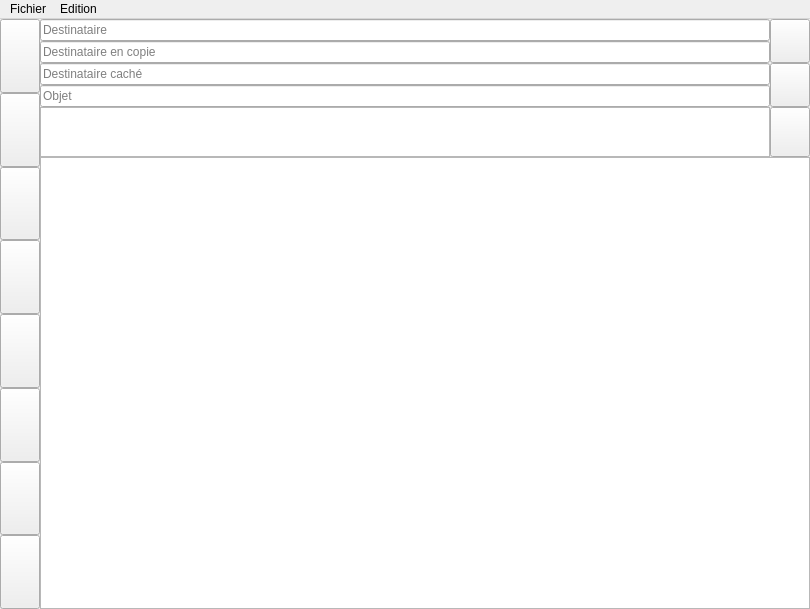
<?xml version="1.0" encoding="UTF-8"?>
<ui version="4.0">
 <class>WriteMail</class>
 <widget class="QMainWindow" name="WriteMail">
  <property name="geometry">
   <rect>
    <x>0</x>
    <y>0</y>
    <width>810</width>
    <height>609</height>
   </rect>
  </property>
  <property name="windowTitle">
   <string>MainWindow</string>
  </property>
  <widget class="QWidget" name="centralwidget">
   <layout class="QHBoxLayout" name="horizontalLayout_4">
    <property name="spacing">
     <number>0</number>
    </property>
    <property name="leftMargin">
     <number>0</number>
    </property>
    <property name="topMargin">
     <number>0</number>
    </property>
    <property name="rightMargin">
     <number>0</number>
    </property>
    <property name="bottomMargin">
     <number>0</number>
    </property>
    <item>
     <layout class="QHBoxLayout" name="horizontalLayout_3">
      <property name="spacing">
       <number>0</number>
      </property>
      <item>
       <layout class="QVBoxLayout" name="verticalLayout_3">
        <property name="spacing">
         <number>0</number>
        </property>
        <item>
         <widget class="QPushButton" name="closeButton">
          <property name="sizePolicy">
           <sizepolicy hsizetype="Maximum" vsizetype="Expanding">
            <horstretch>0</horstretch>
            <verstretch>0</verstretch>
           </sizepolicy>
          </property>
          <property name="maximumSize">
           <size>
            <width>50</width>
            <height>16777215</height>
           </size>
          </property>
          <property name="text">
           <string/>
          </property>
          <property name="icon">
           <iconset resource="../icons.qrc">
            <normaloff>:/icon/res/browser-close-2.png</normaloff>:/icon/res/browser-close-2.png</iconset>
          </property>
          <property name="iconSize">
           <size>
            <width>40</width>
            <height>40</height>
           </size>
          </property>
          <property name="shortcut">
           <string>Ctrl+Q</string>
          </property>
         </widget>
        </item>
        <item>
         <widget class="QPushButton" name="saveButton">
          <property name="sizePolicy">
           <sizepolicy hsizetype="Maximum" vsizetype="Expanding">
            <horstretch>0</horstretch>
            <verstretch>0</verstretch>
           </sizepolicy>
          </property>
          <property name="maximumSize">
           <size>
            <width>50</width>
            <height>16777215</height>
           </size>
          </property>
          <property name="palette">
           <palette>
            <active>
             <colorrole role="Text">
              <brush brushstyle="SolidPattern">
               <color alpha="255">
                <red>220</red>
                <green>224</green>
                <blue>227</blue>
               </color>
              </brush>
             </colorrole>
             <colorrole role="ButtonText">
              <brush brushstyle="SolidPattern">
               <color alpha="255">
                <red>220</red>
                <green>224</green>
                <blue>227</blue>
               </color>
              </brush>
             </colorrole>
            </active>
            <inactive>
             <colorrole role="Text">
              <brush brushstyle="SolidPattern">
               <color alpha="255">
                <red>220</red>
                <green>224</green>
                <blue>227</blue>
               </color>
              </brush>
             </colorrole>
             <colorrole role="ButtonText">
              <brush brushstyle="SolidPattern">
               <color alpha="255">
                <red>220</red>
                <green>224</green>
                <blue>227</blue>
               </color>
              </brush>
             </colorrole>
            </inactive>
            <disabled>
             <colorrole role="Text">
              <brush brushstyle="SolidPattern">
               <color alpha="255">
                <red>159</red>
                <green>158</green>
                <blue>158</blue>
               </color>
              </brush>
             </colorrole>
             <colorrole role="ButtonText">
              <brush brushstyle="SolidPattern">
               <color alpha="255">
                <red>159</red>
                <green>158</green>
                <blue>158</blue>
               </color>
              </brush>
             </colorrole>
            </disabled>
           </palette>
          </property>
          <property name="toolTip">
           <string>&lt;html&gt;&lt;head/&gt;&lt;body&gt;&lt;p&gt;Sauvegarder une copie du courrier&lt;/p&gt;&lt;/body&gt;&lt;/html&gt;</string>
          </property>
          <property name="text">
           <string/>
          </property>
          <property name="icon">
           <iconset resource="../icons.qrc">
            <normaloff>:/icon/res/stiffy.png</normaloff>:/icon/res/stiffy.png</iconset>
          </property>
          <property name="iconSize">
           <size>
            <width>40</width>
            <height>40</height>
           </size>
          </property>
          <property name="shortcut">
           <string>Ctrl+S</string>
          </property>
         </widget>
        </item>
        <item>
         <widget class="QPushButton" name="sendButton">
          <property name="sizePolicy">
           <sizepolicy hsizetype="Maximum" vsizetype="Expanding">
            <horstretch>0</horstretch>
            <verstretch>0</verstretch>
           </sizepolicy>
          </property>
          <property name="maximumSize">
           <size>
            <width>50</width>
            <height>16777215</height>
           </size>
          </property>
          <property name="palette">
           <palette>
            <active>
             <colorrole role="Text">
              <brush brushstyle="SolidPattern">
               <color alpha="255">
                <red>220</red>
                <green>224</green>
                <blue>227</blue>
               </color>
              </brush>
             </colorrole>
             <colorrole role="ButtonText">
              <brush brushstyle="SolidPattern">
               <color alpha="255">
                <red>220</red>
                <green>224</green>
                <blue>227</blue>
               </color>
              </brush>
             </colorrole>
            </active>
            <inactive>
             <colorrole role="Text">
              <brush brushstyle="SolidPattern">
               <color alpha="255">
                <red>220</red>
                <green>224</green>
                <blue>227</blue>
               </color>
              </brush>
             </colorrole>
             <colorrole role="ButtonText">
              <brush brushstyle="SolidPattern">
               <color alpha="255">
                <red>220</red>
                <green>224</green>
                <blue>227</blue>
               </color>
              </brush>
             </colorrole>
            </inactive>
            <disabled>
             <colorrole role="Text">
              <brush brushstyle="SolidPattern">
               <color alpha="255">
                <red>159</red>
                <green>158</green>
                <blue>158</blue>
               </color>
              </brush>
             </colorrole>
             <colorrole role="ButtonText">
              <brush brushstyle="SolidPattern">
               <color alpha="255">
                <red>159</red>
                <green>158</green>
                <blue>158</blue>
               </color>
              </brush>
             </colorrole>
            </disabled>
           </palette>
          </property>
          <property name="toolTip">
           <string>&lt;html&gt;&lt;head/&gt;&lt;body&gt;&lt;p&gt;Envoyer le courrier aux destinataires&lt;/p&gt;&lt;/body&gt;&lt;/html&gt;</string>
          </property>
          <property name="text">
           <string/>
          </property>
          <property name="icon">
           <iconset resource="../icons.qrc">
            <normaloff>:/icon/res/send.png</normaloff>:/icon/res/send.png</iconset>
          </property>
          <property name="iconSize">
           <size>
            <width>40</width>
            <height>40</height>
           </size>
          </property>
          <property name="shortcut">
           <string>Ctrl+Shift+S</string>
          </property>
         </widget>
        </item>
        <item>
         <widget class="QPushButton" name="replyButton">
          <property name="sizePolicy">
           <sizepolicy hsizetype="Maximum" vsizetype="Expanding">
            <horstretch>0</horstretch>
            <verstretch>0</verstretch>
           </sizepolicy>
          </property>
          <property name="maximumSize">
           <size>
            <width>50</width>
            <height>16777215</height>
           </size>
          </property>
          <property name="toolTip">
           <string>&lt;html&gt;&lt;head/&gt;&lt;body&gt;&lt;p&gt;Répondre à l'expéditeur du courrier&lt;/p&gt;&lt;/body&gt;&lt;/html&gt;</string>
          </property>
          <property name="text">
           <string/>
          </property>
          <property name="icon">
           <iconset resource="../icons.qrc">
            <normaloff>:/icon/res/reply.png</normaloff>:/icon/res/reply.png</iconset>
          </property>
          <property name="iconSize">
           <size>
            <width>40</width>
            <height>40</height>
           </size>
          </property>
          <property name="shortcut">
           <string>Ctrl+R</string>
          </property>
         </widget>
        </item>
        <item>
         <widget class="QPushButton" name="replyAllButton">
          <property name="sizePolicy">
           <sizepolicy hsizetype="Maximum" vsizetype="Expanding">
            <horstretch>0</horstretch>
            <verstretch>0</verstretch>
           </sizepolicy>
          </property>
          <property name="maximumSize">
           <size>
            <width>50</width>
            <height>16777215</height>
           </size>
          </property>
          <property name="toolTip">
           <string>&lt;html&gt;&lt;head/&gt;&lt;body&gt;&lt;p&gt;Répondre à l'expéditeur ainsi qu'à tous les destinataires en copie du courrier&lt;/p&gt;&lt;/body&gt;&lt;/html&gt;</string>
          </property>
          <property name="text">
           <string/>
          </property>
          <property name="icon">
           <iconset resource="../icons.qrc">
            <normaloff>:/icon/res/reply-all.png</normaloff>:/icon/res/reply-all.png</iconset>
          </property>
          <property name="iconSize">
           <size>
            <width>40</width>
            <height>40</height>
           </size>
          </property>
          <property name="shortcut">
           <string>Ctrl+Shift+R</string>
          </property>
         </widget>
        </item>
        <item>
         <widget class="QPushButton" name="transferButton">
          <property name="sizePolicy">
           <sizepolicy hsizetype="Maximum" vsizetype="Expanding">
            <horstretch>0</horstretch>
            <verstretch>0</verstretch>
           </sizepolicy>
          </property>
          <property name="maximumSize">
           <size>
            <width>50</width>
            <height>16777215</height>
           </size>
          </property>
          <property name="toolTip">
           <string>&lt;html&gt;&lt;head/&gt;&lt;body&gt;&lt;p&gt;Transmettre le courrier à quelqu'un d'autre que l'expéditeur&lt;/p&gt;&lt;/body&gt;&lt;/html&gt;</string>
          </property>
          <property name="text">
           <string/>
          </property>
          <property name="icon">
           <iconset resource="../icons.qrc">
            <normaloff>:/icon/res/transfer.png</normaloff>:/icon/res/transfer.png</iconset>
          </property>
          <property name="iconSize">
           <size>
            <width>40</width>
            <height>40</height>
           </size>
          </property>
          <property name="shortcut">
           <string>Ctrl+T</string>
          </property>
         </widget>
        </item>
        <item>
         <widget class="QPushButton" name="cancelButton">
          <property name="sizePolicy">
           <sizepolicy hsizetype="Maximum" vsizetype="Expanding">
            <horstretch>0</horstretch>
            <verstretch>0</verstretch>
           </sizepolicy>
          </property>
          <property name="maximumSize">
           <size>
            <width>50</width>
            <height>16777215</height>
           </size>
          </property>
          <property name="palette">
           <palette>
            <active>
             <colorrole role="Text">
              <brush brushstyle="SolidPattern">
               <color alpha="255">
                <red>220</red>
                <green>224</green>
                <blue>227</blue>
               </color>
              </brush>
             </colorrole>
             <colorrole role="ButtonText">
              <brush brushstyle="SolidPattern">
               <color alpha="255">
                <red>220</red>
                <green>224</green>
                <blue>227</blue>
               </color>
              </brush>
             </colorrole>
            </active>
            <inactive>
             <colorrole role="Text">
              <brush brushstyle="SolidPattern">
               <color alpha="255">
                <red>220</red>
                <green>224</green>
                <blue>227</blue>
               </color>
              </brush>
             </colorrole>
             <colorrole role="ButtonText">
              <brush brushstyle="SolidPattern">
               <color alpha="255">
                <red>220</red>
                <green>224</green>
                <blue>227</blue>
               </color>
              </brush>
             </colorrole>
            </inactive>
            <disabled>
             <colorrole role="Text">
              <brush brushstyle="SolidPattern">
               <color alpha="255">
                <red>159</red>
                <green>158</green>
                <blue>158</blue>
               </color>
              </brush>
             </colorrole>
             <colorrole role="ButtonText">
              <brush brushstyle="SolidPattern">
               <color alpha="255">
                <red>159</red>
                <green>158</green>
                <blue>158</blue>
               </color>
              </brush>
             </colorrole>
            </disabled>
           </palette>
          </property>
          <property name="toolTip">
           <string>&lt;html&gt;&lt;head/&gt;&lt;body&gt;&lt;p&gt;Annuler les modifications et revenir à la boite&lt;/p&gt;&lt;/body&gt;&lt;/html&gt;</string>
          </property>
          <property name="text">
           <string/>
          </property>
          <property name="icon">
           <iconset resource="../icons.qrc">
            <normaloff>:/icon/res/delete.png</normaloff>:/icon/res/delete.png</iconset>
          </property>
          <property name="iconSize">
           <size>
            <width>40</width>
            <height>40</height>
           </size>
          </property>
          <property name="shortcut">
           <string>Esc</string>
          </property>
         </widget>
        </item>
        <item>
         <widget class="QPushButton" name="deleteButton">
          <property name="sizePolicy">
           <sizepolicy hsizetype="Maximum" vsizetype="Expanding">
            <horstretch>0</horstretch>
            <verstretch>0</verstretch>
           </sizepolicy>
          </property>
          <property name="maximumSize">
           <size>
            <width>50</width>
            <height>16777215</height>
           </size>
          </property>
          <property name="toolTip">
           <string>&lt;html&gt;&lt;head/&gt;&lt;body&gt;&lt;p&gt;Supprimer le courrier&lt;/p&gt;&lt;/body&gt;&lt;/html&gt;</string>
          </property>
          <property name="text">
           <string/>
          </property>
          <property name="icon">
           <iconset resource="../icons.qrc">
            <normaloff>:/icon/res/bin-3.png</normaloff>:/icon/res/bin-3.png</iconset>
          </property>
          <property name="iconSize">
           <size>
            <width>40</width>
            <height>40</height>
           </size>
          </property>
          <property name="shortcut">
           <string>Ctrl+D</string>
          </property>
         </widget>
        </item>
       </layout>
      </item>
      <item>
       <layout class="QVBoxLayout" name="verticalLayout_5">
        <property name="spacing">
         <number>0</number>
        </property>
        <item>
         <layout class="QVBoxLayout" name="verticalLayout_4">
          <property name="spacing">
           <number>0</number>
          </property>
          <item>
           <layout class="QHBoxLayout" name="horizontalLayout">
            <property name="spacing">
             <number>0</number>
            </property>
            <item>
             <layout class="QVBoxLayout" name="verticalLayout">
              <property name="spacing">
               <number>0</number>
              </property>
              <item>
               <widget class="QLineEdit" name="to">
                <property name="sizePolicy">
                 <sizepolicy hsizetype="Expanding" vsizetype="Maximum">
                  <horstretch>0</horstretch>
                  <verstretch>0</verstretch>
                 </sizepolicy>
                </property>
                <property name="maximumSize">
                 <size>
                  <width>16777215</width>
                  <height>25</height>
                 </size>
                </property>
                <property name="placeholderText">
                 <string>Destinataire</string>
                </property>
               </widget>
              </item>
              <item>
               <widget class="QLineEdit" name="cc">
                <property name="sizePolicy">
                 <sizepolicy hsizetype="Expanding" vsizetype="Maximum">
                  <horstretch>0</horstretch>
                  <verstretch>0</verstretch>
                 </sizepolicy>
                </property>
                <property name="maximumSize">
                 <size>
                  <width>16777215</width>
                  <height>25</height>
                 </size>
                </property>
                <property name="placeholderText">
                 <string>Destinataire en copie</string>
                </property>
               </widget>
              </item>
              <item>
               <widget class="QLineEdit" name="bcc">
                <property name="sizePolicy">
                 <sizepolicy hsizetype="Expanding" vsizetype="Maximum">
                  <horstretch>0</horstretch>
                  <verstretch>0</verstretch>
                 </sizepolicy>
                </property>
                <property name="maximumSize">
                 <size>
                  <width>16777215</width>
                  <height>25</height>
                 </size>
                </property>
                <property name="placeholderText">
                 <string>Destinataire caché</string>
                </property>
               </widget>
              </item>
              <item>
               <widget class="QLineEdit" name="title">
                <property name="sizePolicy">
                 <sizepolicy hsizetype="Expanding" vsizetype="Maximum">
                  <horstretch>0</horstretch>
                  <verstretch>0</verstretch>
                 </sizepolicy>
                </property>
                <property name="maximumSize">
                 <size>
                  <width>16777215</width>
                  <height>25</height>
                 </size>
                </property>
                <property name="placeholderText">
                 <string>Objet</string>
                </property>
               </widget>
              </item>
             </layout>
            </item>
            <item>
             <layout class="QVBoxLayout" name="verticalLayout_2">
              <property name="spacing">
               <number>0</number>
              </property>
              <item>
               <widget class="QPushButton" name="addressBookButton">
                <property name="sizePolicy">
                 <sizepolicy hsizetype="Maximum" vsizetype="Maximum">
                  <horstretch>0</horstretch>
                  <verstretch>0</verstretch>
                 </sizepolicy>
                </property>
                <property name="maximumSize">
                 <size>
                  <width>50</width>
                  <height>50</height>
                 </size>
                </property>
                <property name="toolTip">
                 <string>&lt;html&gt;&lt;head/&gt;&lt;body&gt;&lt;p&gt;Ouvre le carnet d'adresses&lt;/p&gt;&lt;/body&gt;&lt;/html&gt;</string>
                </property>
                <property name="text">
                 <string/>
                </property>
                <property name="icon">
                 <iconset resource="../icons.qrc">
                  <normaloff>:/icon/res/address-book-2.png</normaloff>:/icon/res/address-book-2.png</iconset>
                </property>
                <property name="iconSize">
                 <size>
                  <width>35</width>
                  <height>35</height>
                 </size>
                </property>
               </widget>
              </item>
              <item>
               <widget class="QPushButton" name="attachButton">
                <property name="sizePolicy">
                 <sizepolicy hsizetype="Maximum" vsizetype="Maximum">
                  <horstretch>0</horstretch>
                  <verstretch>0</verstretch>
                 </sizepolicy>
                </property>
                <property name="maximumSize">
                 <size>
                  <width>50</width>
                  <height>50</height>
                 </size>
                </property>
                <property name="toolTip">
                 <string>&lt;html&gt;&lt;head/&gt;&lt;body&gt;&lt;p&gt;Attacher un fichier au courrier à expédier&lt;/p&gt;&lt;/body&gt;&lt;/html&gt;</string>
                </property>
                <property name="text">
                 <string/>
                </property>
                <property name="icon">
                 <iconset resource="../icons.qrc">
                  <normaloff>:/icon/res/document-add.png</normaloff>:/icon/res/document-add.png</iconset>
                </property>
                <property name="iconSize">
                 <size>
                  <width>35</width>
                  <height>35</height>
                 </size>
                </property>
               </widget>
              </item>
             </layout>
            </item>
           </layout>
          </item>
          <item>
           <layout class="QHBoxLayout" name="horizontalLayout_2">
            <property name="spacing">
             <number>0</number>
            </property>
            <item>
             <widget class="QListWidget" name="attachedFiles">
              <property name="sizePolicy">
               <sizepolicy hsizetype="Expanding" vsizetype="Minimum">
                <horstretch>0</horstretch>
                <verstretch>0</verstretch>
               </sizepolicy>
              </property>
              <property name="minimumSize">
               <size>
                <width>0</width>
                <height>50</height>
               </size>
              </property>
              <property name="maximumSize">
               <size>
                <width>16777215</width>
                <height>100</height>
               </size>
              </property>
              <property name="sizeIncrement">
               <size>
                <width>0</width>
                <height>25</height>
               </size>
              </property>
             </widget>
            </item>
            <item>
             <widget class="QPushButton" name="deleteFile">
              <property name="sizePolicy">
               <sizepolicy hsizetype="Maximum" vsizetype="Maximum">
                <horstretch>0</horstretch>
                <verstretch>0</verstretch>
               </sizepolicy>
              </property>
              <property name="maximumSize">
               <size>
                <width>50</width>
                <height>50</height>
               </size>
              </property>
              <property name="text">
               <string/>
              </property>
              <property name="icon">
               <iconset resource="../icons.qrc">
                <normaloff>:/icon/res/document-remove.png</normaloff>:/icon/res/document-remove.png</iconset>
              </property>
              <property name="iconSize">
               <size>
                <width>35</width>
                <height>35</height>
               </size>
              </property>
             </widget>
            </item>
           </layout>
          </item>
         </layout>
        </item>
        <item>
         <widget class="QTextEdit" name="displayer">
          <property name="sizePolicy">
           <sizepolicy hsizetype="Expanding" vsizetype="Expanding">
            <horstretch>0</horstretch>
            <verstretch>1</verstretch>
           </sizepolicy>
          </property>
         </widget>
        </item>
       </layout>
      </item>
     </layout>
    </item>
   </layout>
  </widget>
  <widget class="QMenuBar" name="menubar">
   <property name="geometry">
    <rect>
     <x>0</x>
     <y>0</y>
     <width>810</width>
     <height>25</height>
    </rect>
   </property>
   <widget class="QMenu" name="menuFichier">
    <property name="title">
     <string>Fichier</string>
    </property>
    <addaction name="actionR_pondre"/>
    <addaction name="actionR_pondre_tous"/>
    <addaction name="actionTransf_rer"/>
    <addaction name="actionEnvoyer"/>
    <addaction name="separator"/>
    <addaction name="actionAttacher_des_pi_ces_jointes"/>
    <addaction name="actionDeleteAddedFile"/>
    <addaction name="separator"/>
    <addaction name="actionFermer"/>
   </widget>
   <widget class="QMenu" name="menuEdition">
    <property name="title">
     <string>Edition</string>
    </property>
    <addaction name="actionCopier"/>
    <addaction name="actionCouper"/>
    <addaction name="actionColler"/>
    <addaction name="actionSupprimer"/>
   </widget>
   <addaction name="menuFichier"/>
   <addaction name="menuEdition"/>
  </widget>
  <action name="actionCopier">
   <property name="text">
    <string>Copier</string>
   </property>
  </action>
  <action name="actionColler">
   <property name="text">
    <string>Coller</string>
   </property>
  </action>
  <action name="actionCouper">
   <property name="text">
    <string>Couper</string>
   </property>
  </action>
  <action name="actionSupprimer">
   <property name="text">
    <string>Supprimer</string>
   </property>
  </action>
  <action name="actionSend">
   <property name="text">
    <string>send</string>
   </property>
  </action>
  <action name="actionReply">
   <property name="text">
    <string>reply</string>
   </property>
  </action>
  <action name="actionReplyAll">
   <property name="text">
    <string>replyAll</string>
   </property>
  </action>
  <action name="actionTransfer">
   <property name="text">
    <string>transfer</string>
   </property>
  </action>
  <action name="actionDelete">
   <property name="text">
    <string>delete</string>
   </property>
  </action>
  <action name="actionCancel">
   <property name="text">
    <string>cancel</string>
   </property>
  </action>
  <action name="actionSave">
   <property name="text">
    <string>save</string>
   </property>
  </action>
  <action name="actionClose">
   <property name="text">
    <string>close</string>
   </property>
  </action>
  <action name="actionAttach">
   <property name="text">
    <string>attach</string>
   </property>
  </action>
  <action name="actionEnvoyer">
   <property name="text">
    <string>Envoyer</string>
   </property>
   <property name="font">
    <font>
     <weight>75</weight>
     <bold>true</bold>
    </font>
   </property>
   <property name="shortcut">
    <string>Ctrl+E</string>
   </property>
  </action>
  <action name="actionR_pondre">
   <property name="text">
    <string>Répondre</string>
   </property>
   <property name="font">
    <font>
     <weight>75</weight>
     <bold>true</bold>
    </font>
   </property>
   <property name="shortcut">
    <string>Ctrl+R</string>
   </property>
  </action>
  <action name="actionR_pondre_tous">
   <property name="text">
    <string>Répondre à tous</string>
   </property>
   <property name="font">
    <font>
     <weight>75</weight>
     <bold>true</bold>
    </font>
   </property>
   <property name="shortcut">
    <string>Ctrl+Shift+R</string>
   </property>
  </action>
  <action name="actionTransf_rer">
   <property name="text">
    <string>Transférer</string>
   </property>
   <property name="font">
    <font>
     <weight>75</weight>
     <bold>true</bold>
    </font>
   </property>
   <property name="shortcut">
    <string>Ctrl+T</string>
   </property>
  </action>
  <action name="actionAttacher_des_pi_ces_jointes">
   <property name="text">
    <string>Attacher des pièces jointes</string>
   </property>
   <property name="font">
    <font>
     <weight>75</weight>
     <bold>true</bold>
    </font>
   </property>
   <property name="shortcut">
    <string>Ctrl+A</string>
   </property>
  </action>
  <action name="actionFermer">
   <property name="text">
    <string>Fermer</string>
   </property>
  </action>
  <action name="actionDeleteAddedFile">
   <property name="text">
    <string>Supprimer la pièce jointe</string>
   </property>
   <property name="font">
    <font>
     <weight>75</weight>
     <bold>true</bold>
    </font>
   </property>
  </action>
 </widget>
 <resources>
  <include location="../icons.qrc"/>
 </resources>
 <connections/>
</ui>
